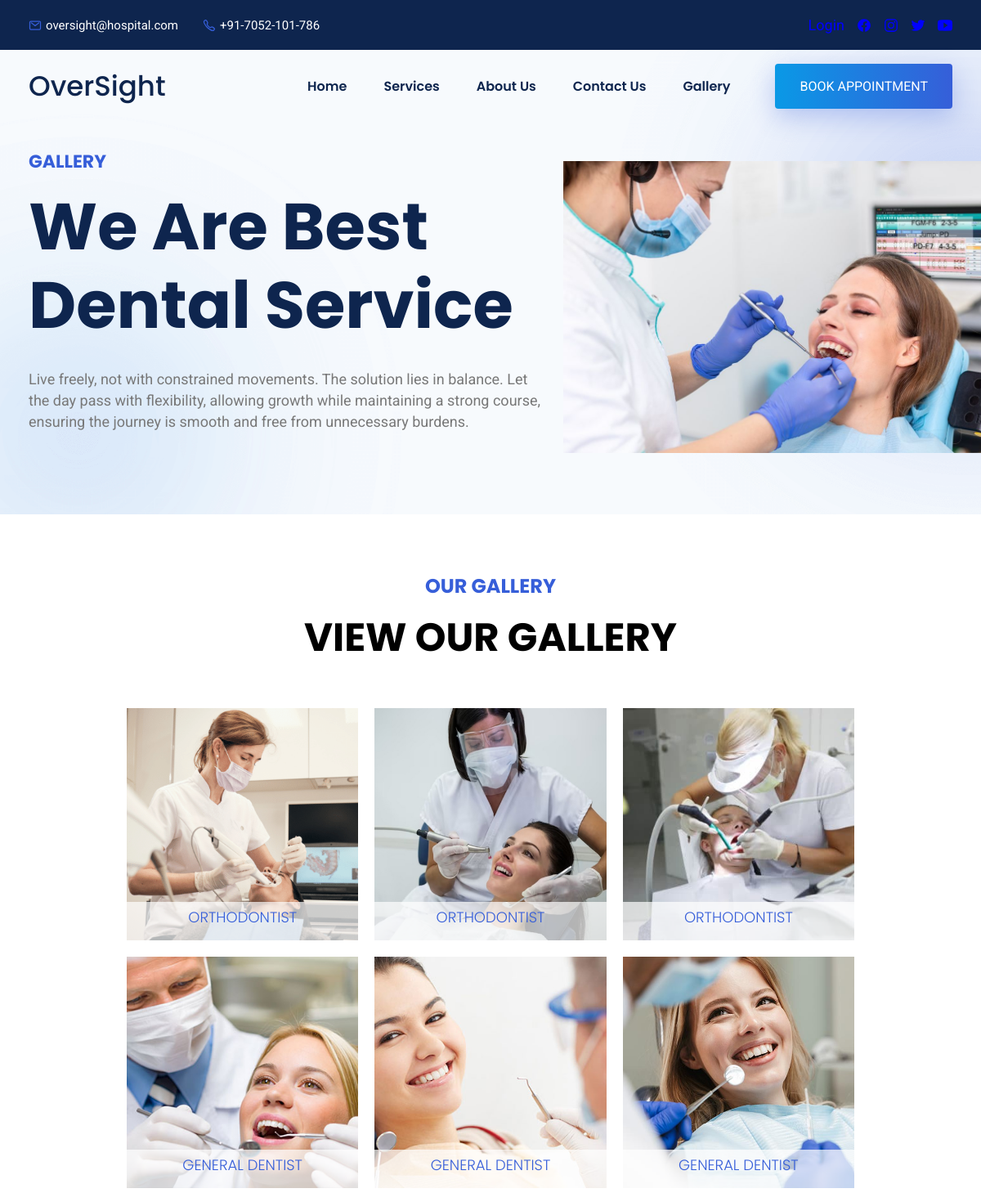
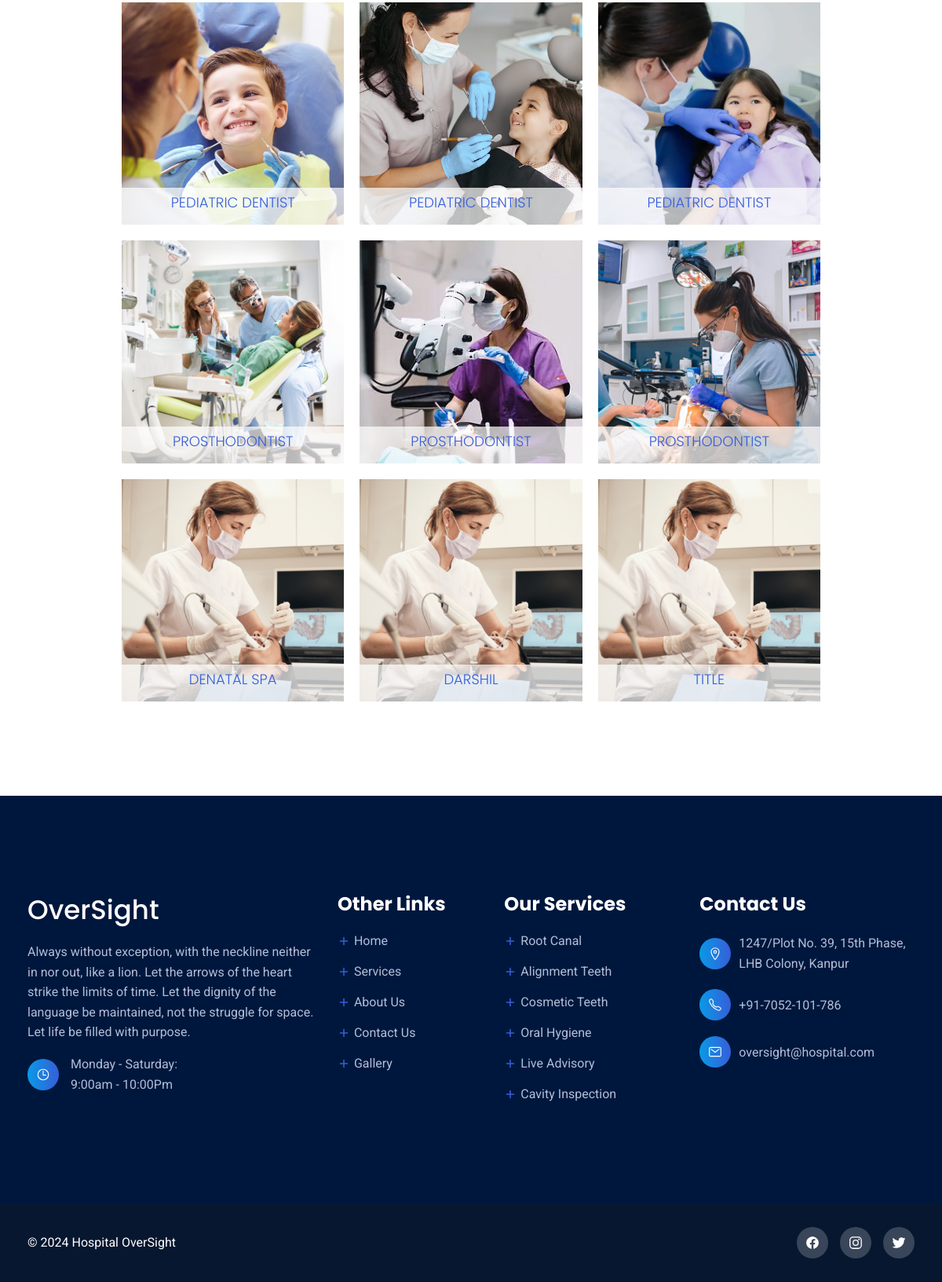
/gallery.php, run on the app's committed database (2 pictures, top to bottom).
### tables this page shows
CREATE TABLE `photos` (
  `id` int(11) NOT NULL,
  `title` varchar(255) NOT NULL,
  `filename` varchar(255) NOT NULL,
  `category` varchar(50) NOT NULL
);

### gallery.php (the view, shortened to what this page needs)
<?php
$servername = "localhost";
$username = "root";
$password = "";
$dbname = "hms";
$conn = new mysqli($servername, $username, $password, $dbname);
$query = "SELECT * FROM photos";
$result = mysqli_query($conn, $query);
$photos = [];
if ($result) {
  $photos = mysqli_fetch_all($result, MYSQLI_ASSOC);
} else {
  echo "Error fetching photos: " . mysqli_error($conn);
}
?>
<!DOCTYPE html>
<html lang="en">
<head>
  <link rel="stylesheet" href="./assets/css/style.css">
  <link rel="stylesheet" href="./assets/css/style4.css">
  <link rel="stylesheet" href="./assets/css/style8.css">
</head>
<body id="top">
  <header class="header">
    <div class="header-top">
      <div class="container">
        <ul class="contact-list">
          <li class="contact-item">
            <ion-icon name="mail-outline"></ion-icon>
            <a href="mailto:info@example.com" class="contact-link">oversight@hospital.com</a>
          </li>
          <li class="contact-item">
            <ion-icon name="call-outline"></ion-icon>
            <a href="tel:+917052101786" class="contact-link">+91-7052-101-786</a>
          </li>
        </ul>
        <ul class="social-list">
        <li>
          <a class="social-link" href="login.php">Login</a>
          </li>
          <li>
            <a href="#" class="social-link">
              <ion-icon name="logo-facebook"></ion-icon>
            </a>
          </li>
          <li>
            <a href="#" class="social-link">
              <ion-icon name="logo-instagram"></ion-icon>
            </a>
          </li>
          <li>
            <a href="#" class="social-link">
              <ion-icon name="logo-twitter"></ion-icon>
            </a>
          </li>
          <li>
            <a href="#" class="social-link">
              <ion-icon name="logo-youtube"></ion-icon>
            </a>
          </li>
        </ul>
      </div>
    </div>
    <div class="header-bottom" data-header>
      <div class="container">
        <a href="home.php" class="logo">OverSight </a>
        <nav class="navbar container" data-navbar>
          <ul class="navbar-list">
            <li>
              <a href="home.php" class="navbar-link" data-nav-link>Home</a>
            </li>
            <li>
              <a href="services.php" class="navbar-link" data-nav-link>Services</a>
            </li>
            <li>
              <a href="aboutus.php" class="navbar-link" data-nav-link>About Us</a>
            </li>
            <li>
              <a href="contactus.php" class="navbar-link" data-nav-link>Contact Us</a>
            </li>
            <li>
              <a href="gallery.php" class="navbar-link" data-nav-link>Gallery</a>
            </li>
          </ul>
        </nav>
        <a href="hms/user-login.php" class="btn" >Book appointment</a>
      </div>
    </div>
  </header>
  <main>
    <article>
      <section class="section hero" id="home" style="background-image: url('./assets/images/hero-bg.png')"
        aria-label="hero">
        <div class="container">
          <div class="hero-content">
            <p class="section-subtitle">Gallery</p>
            <h1 class="h1 hero-title">We Are Best Dental Service</h1>
            <p class="hero-text">
            Live freely, not with constrained movements. The solution lies in balance.
            Let the day pass with flexibility, allowing growth while maintaining a strong course,
            ensuring the journey is smooth and free from unnecessary burdens.
            </p>
          </div>
          <figure class="hero-banner">
            <img src="./assets/images/hero-banner.jpeg" width="587" height="839" alt="hero banner" class="w-100">
          </figure>
        </div>
      </section>
<section class="section-gallery" id="gallery" aria-label="gallery">
    <div class="container1">
        <h3>Our Gallery</h3>
        <h2>View Our Gallery</h2>
        <section class="section-three">
        <div class="container gallery">
            <?php if (is_array($photos) && count($photos) > 0): ?>
                <?php foreach ($photos as $photo): ?>
                    <div class="single-img <?= htmlspecialchars($photo['category']) ?>">
                        <a href="assets/images//<?= htmlspecialchars($photo['filename']) ?>">
                        <img src="assets/images/<?= htmlspecialchars($photo['filename']) ?>" alt="<?= htmlspecialchars($photo['title']) ?> image">
                        <div class="single-img-content">
                                <h3><?= htmlspecialchars(ucfirst($photo['title'])) ?></h3>
                            </div>
                        </a>
                    </div>
                <?php endforeach; ?>
            <?php else: ?>
                <p>No data available.</p>
            <?php endif; ?>
       </div>
      </section>
      </section>
  <footer class="footer">
    <div class="footer-top section">
      <div class="container">
        <div class="footer-brand">
          <a href="home.php" class="logo">OverSight </a>
          <p class="footer-text">
          Always without exception, with the neckline neither in nor out, like a lion.
          Let the arrows of the heart strike the limits of time.
          Let the dignity of the language be maintained, not the struggle for space. Let life be filled with purpose.
          </p>
          <div class="schedule">
            <div class="schedule-icon">
              <ion-icon name="time-outline"></ion-icon>
            </div>
            <span class="span">
              Monday - Saturday:<br>
              9:00am - 10:00Pm
            </span>
          </div>
        </div>
        <ul class="footer-list">
          <li>
            <p class="footer-list-title">Other Links</p>
          </li>
          <li>
            <a href="home.php" class="footer-link">
              <ion-icon name="add-outline"></ion-icon>
              <span class="span">Home</span>
            </a>
          </li>
          <li>
            <a href="services.php" class="footer-link">
              <ion-icon name="add-outline"></ion-icon>
              <span class="span">Services</span>
            </a>
          </li>
          <li>
            <a href="aboutus.php" class="footer-link">
              <ion-icon name="add-outline"></ion-icon>
              <span class="span">About Us</span>
            </a>
          </li>
          <li>
            <a href="contactus.php" class="footer-link">
              <ion-icon name="add-outline"></ion-icon>
              <span class="span">Contact Us</span>
            </a>
          </li>
          <li>
            <a href="gallery.php" class="footer-link">
              <ion-icon name="add-outline"></ion-icon>
              <span class="span">Gallery</span>
            </a>
          </li>
        </ul>
        <ul class="footer-list">
          <li>
            <p class="footer-list-title">Our Services</p>
          </li>
          <li>
            <a href="#" class="footer-link">
              <ion-icon name="add-outline"></ion-icon>
              <span class="span">Root Canal</span>
            </a>
          </li>
          <li>
            <a href="#" class="footer-link">
              <ion-icon name="add-outline"></ion-icon>
              <span class="span">Alignment Teeth</span>
            </a>
          </li>
          <li>
            <a href="#" class="footer-link">
              <ion-icon name="add-outline"></ion-icon>
              <span class="span">Cosmetic Teeth</span>
            </a>
          </li>
          <li>
            <a href="#" class="footer-link">
              <ion-icon name="add-outline"></ion-icon>
              <span class="span">Oral Hygiene</span>
            </a>
          </li>
          <li>
            <a href="#" class="footer-link">
              <ion-icon name="add-outline"></ion-icon>
              <span class="span">Live Advisory</span>
            </a>
          </li>
          <li>
            <a href="#" class="footer-link">
              <ion-icon name="add-outline"></ion-icon>
              <span class="span">Cavity Inspection</span>
            </a>
          </li>
        </ul>
        <ul class="footer-list">
          <li>
            <p class="footer-list-title">Contact Us</p>
          </li>
          <li class="footer-item">
            <div class="item-icon">
              <ion-icon name="location-outline"></ion-icon>
            </div>
            <address class="item-text">
              1247/Plot No. 39, 15th Phase,<br>
              LHB Colony, Kanpur
            </address>
          </li>
          <li class="footer-item">
            <div class="item-icon">
              <ion-icon name="call-outline"></ion-icon>
            </div>
            <a href="tel:+917052101786" class="footer-link">+91-7052-101-786</a>
          </li>
          <li class="footer-item">
            <div class="item-icon">
              <ion-icon name="mail-outline"></ion-icon>
            </div>
            <a href="mailto:help@example.com" class="footer-link">oversight@hospital.com</a>
          </li>
        </ul>
      </div>
    </div>
    <div class="footer-bottom">
      <div class="container">
        <p class="copyright">
          &copy; 2024 Hospital OverSight
        </p>
        <ul class="social-list">
          <li>
            <a href="#" class="social-link">
              <ion-icon name="logo-facebook"></ion-icon>
            </a>
          </li>
          <li>
            <a href="#" class="social-link">
              <ion-icon name="logo-instagram"></ion-icon>
            </a>
          </li>
          <li>
            <a href="#" class="social-link">
              <ion-icon name="logo-twitter"></ion-icon>
            </a>
          </li>
        </ul>
      </div>
    </div>
  </footer>
</body>
</html>

### assets/css/style4.css (style rules this page uses)
.section-gallery { font-family: Arial, sans-serif; margin: 0; padding: 50px 0; background-color: #fff; }
.container1 { max-width: 1000px; margin: 0 auto; padding: 20px; background-color: #fff; text-align: center; }
.container1 h3 { font-size: 36px; font-weight: bold; text-align: center; color: #365ed9; font-family: var(--ff-poppins); font-size: var(--fs-4); font-weight: var(--fw-700); text-transform: uppercase; margin-block-end: 10px; }
.container1 h2 { font-size: 36px; font-weight: bold; text-align: center; color: black; font-family: var(--ff-poppins); font-size: var(--fs-3); font-weight: var(--fw-700); text-transform: uppercase; margin-block-end: 10px; }

### assets/css/style8.css (style rules this page uses)
img { width: 100%; display: block; }
.section-three { margin: 40px 0; }
.single-img { position: relative; margin: 10px; }
.single-img-content { position: absolute; bottom: 0; left: 0; right: 0; color: #fff; padding: 5px 30px; background: rgba(255, 255, 255, 0.7); }
.single-img-content h3 { font-size: 18px; font-weight: 300; text-transform: uppercase; }
@media screen and (min-width: 800px) { .gallery { display: grid; grid-template-columns: repeat(2, 1fr); } }
@media screen and (min-width: 1200px) { .gallery { grid-template-columns: repeat(3, 1fr); } }

### data on the page
photos: filename (picture), title "ORTHODONTIST"
photos: filename (picture), title "ORTHODONTIST"
photos: filename (picture), title "ORTHODONTIST"
photos: filename (picture), title "GENERAL DENTIST"
photos: filename (picture), title "GENERAL DENTIST"
photos: filename (picture), title "GENERAL DENTIST"
photos: filename (picture), title "PEDIATRIC DENTIST"
photos: filename (picture), title "PEDIATRIC DENTIST"
photos: filename (picture), title "PEDIATRIC DENTIST"
photos: filename (picture), title "PROSTHODONTIST"
photos: filename (picture), title "PROSTHODONTIST"
photos: filename+title (picture), title "PROSTHODONTIST"
photos: filename (picture), title "DENATAL SPA"
photos: filename (picture), title "DARSHIL"
photos: filename (picture), title "TITLE"
